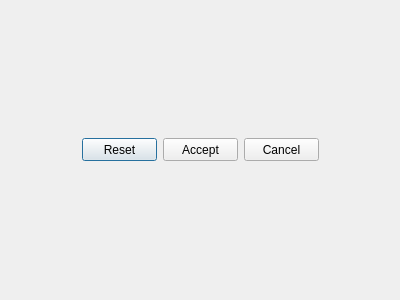
<?xml version="1.0" encoding="UTF-8"?>
<ui version="4.0">
 <class>sumoToolDialog</class>
 <widget class="QDialog" name="sumoToolDialog">
  <property name="geometry">
   <rect>
    <x>0</x>
    <y>0</y>
    <width>400</width>
    <height>300</height>
   </rect>
  </property>
  <property name="windowTitle">
   <string>Sumo Simulator properties</string>
  </property>
  <property name="windowIcon">
   <iconset resource="../../../resources/eNetEditorResources.qrc">
    <normaloff>:/tools/sumo.png</normaloff>:/tools/sumo.png</iconset>
  </property>
  <property name="modal">
   <bool>true</bool>
  </property>
  <layout class="QVBoxLayout" name="verticalLayout">
   <item>
    <layout class="QHBoxLayout" name="LayoutButtons">
     <item>
      <spacer name="HorizontalSpacer11">
       <property name="orientation">
        <enum>Qt::Horizontal</enum>
       </property>
       <property name="sizeHint" stdset="0">
        <size>
         <width>40</width>
         <height>20</height>
        </size>
       </property>
      </spacer>
     </item>
     <item>
      <widget class="QPushButton" name="ButtonReset">
       <property name="minimumSize">
        <size>
         <width>75</width>
         <height>23</height>
        </size>
       </property>
       <property name="maximumSize">
        <size>
         <width>75</width>
         <height>23</height>
        </size>
       </property>
       <property name="sizeIncrement">
        <size>
         <width>0</width>
         <height>0</height>
        </size>
       </property>
       <property name="text">
        <string>Reset</string>
       </property>
       <property name="icon">
        <iconset resource="../../../resources/eNetEditorResources.qrc">
         <normaloff>:/main/reset.ico</normaloff>:/main/reset.ico</iconset>
       </property>
      </widget>
     </item>
     <item>
      <widget class="QPushButton" name="ButtonAccept">
       <property name="minimumSize">
        <size>
         <width>75</width>
         <height>0</height>
        </size>
       </property>
       <property name="maximumSize">
        <size>
         <width>75</width>
         <height>23</height>
        </size>
       </property>
       <property name="text">
        <string>Accept</string>
       </property>
       <property name="icon">
        <iconset resource="../../../resources/eNetEditorResources.qrc">
         <normaloff>:/main/accept.ico</normaloff>:/main/accept.ico</iconset>
       </property>
      </widget>
     </item>
     <item>
      <widget class="QPushButton" name="ButtonCancel">
       <property name="minimumSize">
        <size>
         <width>75</width>
         <height>0</height>
        </size>
       </property>
       <property name="maximumSize">
        <size>
         <width>75</width>
         <height>23</height>
        </size>
       </property>
       <property name="text">
        <string>Cancel</string>
       </property>
       <property name="icon">
        <iconset resource="../../../resources/eNetEditorResources.qrc">
         <normaloff>:/main/cancel.ico</normaloff>:/main/cancel.ico</iconset>
       </property>
      </widget>
     </item>
     <item>
      <spacer name="HorizontalSpacer12">
       <property name="orientation">
        <enum>Qt::Horizontal</enum>
       </property>
       <property name="sizeHint" stdset="0">
        <size>
         <width>40</width>
         <height>20</height>
        </size>
       </property>
      </spacer>
     </item>
    </layout>
   </item>
  </layout>
 </widget>
 <resources>
  <include location="../../../resources/eNetEditorResources.qrc"/>
 </resources>
 <connections/>
</ui>
